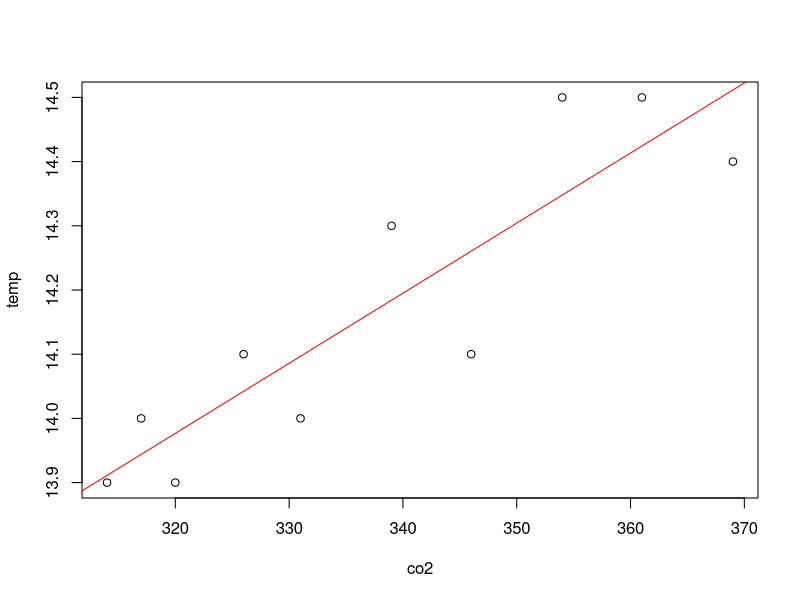
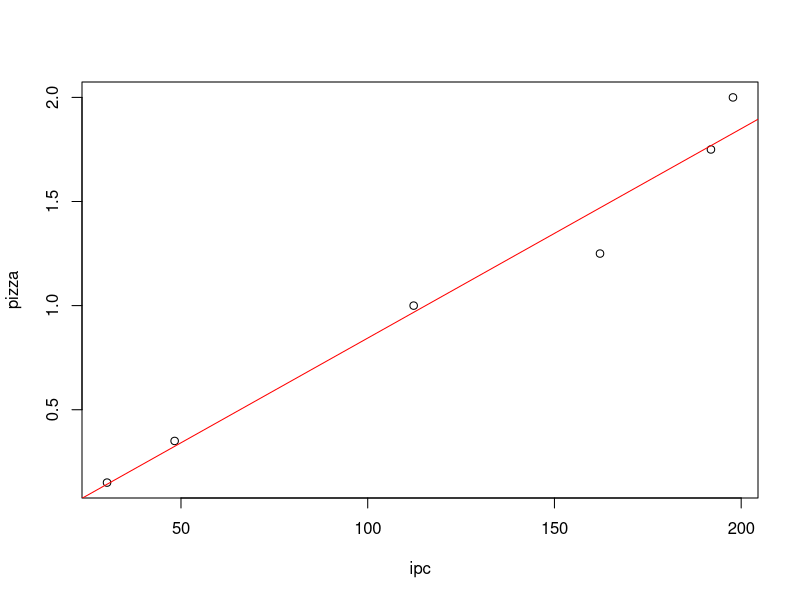
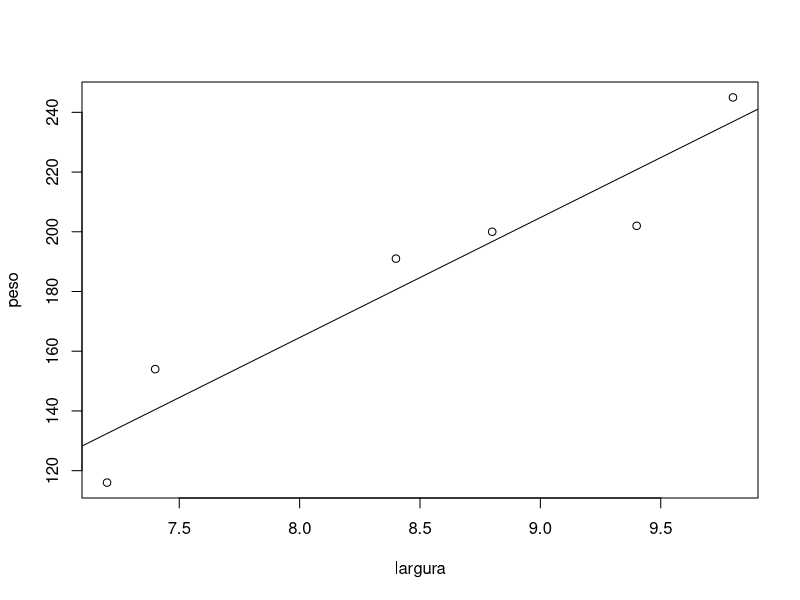

These charts were generated, in order, by the following R code:
######### Script de Isabella - PREVISAO ########


# EXERCICIO 19, Secao 10-3, Triola ------

#Dados
trinta.d <- c(244, 260, 264, 264, 278, 318, 280)
um.d <- c(456, 614, 567, 943, 628, 1088, 536)


## Resposta 19 (Reta de regressão) -----
mod = lm(um.d ~ trinta.d)

# P-Valor maior que 0,05 (0.0746)
# modelo não ser para Regressão linear,
# pois a variáveis independente
# não pode prever a variável dependente.
summary(mod)  

# Neste caso, a média de Y é um bom preditor
mean(um.d)




# EXERCICIO 23, Secao 10-3, Triola ------

#Dados
co2 <- c(314, 317, 320, 326, 331, 339, 346, 354, 361, 369)
temp <- c(13.9, 14, 13.9, 14.1, 14, 14.3, 14.1, 14.5, 14.5, 14.4)



## Resposta 23 ----

mod2 = lm(temp ~ co2)
summary(mod2)  # P-Valor menos que 0,05 (0.000522)

# Visualizando o modelo
plot(temp ~ co2)  # Pontos
abline(mod2, col='red')  # Reta

# Prevendo manualmente
temperatura = 10.483081 + 0.010918 * 370.9
temperatura

# prevendo com a função predict
predict(mod2, data.frame(co2=370.9))



# EXERCICIO 26, Secao 10-3, Triola ------

#Dados
cric <- c(882, 1188, 1104, 864, 1200, 1032, 960, 900)
temper <- c(69.7, 93.3, 84.3, 76.3, 88.6, 82.6, 71.6, 79.6)


## Resposta 26 ----
mod3 = lm(temper ~ cric)
summary(mod3) # P-Valor menos que 0,05 (0.00457)

# Prevendo manualmente
27.62835 + 0.05227 * 3000

# prevendo com a função predict
predict(mod3, data.frame(cric=3000))



# EXERCICIO 13, Secao 10-3, Triola ------

# Dados
ipc <- c(30.2, 48.3, 112.3, 162.2, 191.9, 197.8)
pizza <- c(0.15, 0.35, 1, 1.25, 1.75, 2)


## Resposta 13 ----
mod4 = lm(pizza ~ ipc)
summary(mod4)  # P-Valor menos que 0,05 (0.000326)

# Visualização
plot(pizza ~ ipc)
abline(mod4, col='red')

# prevendo com a função predict
predict(mod4, data.frame(ipc=182.5))







# EXERCICIO 17, Secao 10-3, Triola ------

# Dados
largura <- c(7.2, 7.4, 9.8, 9.4, 8.8, 8.4)
peso <- c(116, 154, 245, 202, 200, 191)

mod5 = lm(peso ~ largura)
summary(mod5)

plot(peso ~ largura)
abline(mod5)

predict(mod5, data.frame(largura=9))

-156.88 + 40.18 * 9
-156.879 + 40.182 * 9
